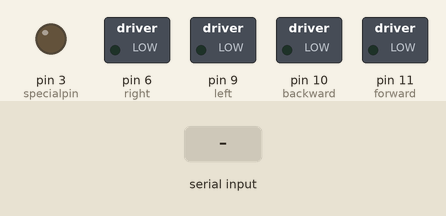
Bench run of a sketch on a simulated Arduino Uno, built with avr-gcc and run on an emulated ATmega328P. Shown: switched loads named in the sketch (green lamp = pin HIGH), output pins drawn as LEDs (lit = HIGH). The inputs (shaded band) are chosen by the test bench. What the sketch prints to the serial monitor is not drawn.

Above: at 1.2 s.
1.3 s: "V,45\n" received over Serial
At 2.3 s:
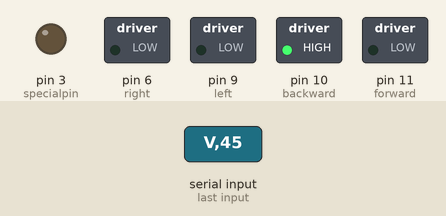
4.1 s: "H,45\n" received over Serial
At 4.7 s:
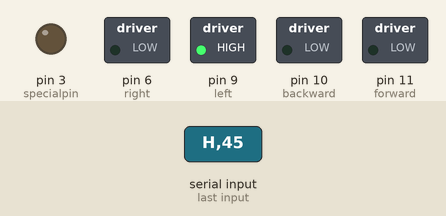
Timing chart, 0 to 7.1 s (numbered marks = the images above; inputs shaded):
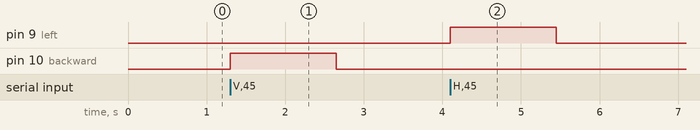

The sketch:

carroBluetoothUno.ino
```cpp
/*
This arduino app is to controll a car with 2 DC motors using a
double H-Bridge integrated in a mini RC car circuit to control
both motors in direction and
speed.

Michael Duarte - michael.duarte@hotmail.com
Project website - itmexicali.webs.com/bluino

Version 1.0 for Arduino UNO.
*/

#define charComand 5 // characters per comand
#define forward 11
#define backward 10
#define left 9
#define right 6
#define specialpin 3
int pos = 0;    // variable to store the servo position
int spd = 0;    // Variable to store the motor speed
int midspd = 255;
int midpos = 255;
int special = 0;
unsigned long lastCommand;

char signal,car;

void setup()
{
  pinMode(forward, OUTPUT);
  pinMode(backward, OUTPUT);
  pinMode(left, OUTPUT);
  pinMode(right, OUTPUT);
  pinMode(specialpin, OUTPUT);
  digitalWrite(specialpin,LOW);
  Serial.begin(115200);
  Serial.println("READY ");
}

void loop()
{
  if(Serial.available()>=charComand){
    lastCommand=millis();
    signal=Serial.read();
    switch(signal){

    case 'S':
      readInt(special);
      switch(special){
        case 0:    // Parar todo
          stop_all();
          break;

        case 1:    //continua conectado
          lastCommand=millis();
          break;

        case 8:
          digitalWrite(specialpin,(digitalRead(specialpin)==HIGH?LOW:HIGH));
          Serial.print("caso Especial: ");
          Serial.println(digitalRead(specialpin));
          break;
      }
      special=0;
      break;

    case 'V': // Vertical Bar
      readInt(spd);
      if (spd == midspd){
        Stop();
      }
      else if (spd >midspd){
        spd-=midspd;
        goForward(spd);
      }
      else{
        spd=midspd-spd;
        goBackward(spd);
      }
      spd=0;
      break;

    case 'H': // Horizontal Bar
      readInt(pos);
      if (pos == midpos){
         stop_turn();
      }
      else if(pos > midpos){
        pos-=midpos;
        go_right(pos);
      }
      else{
        pos=midpos-pos;
        go_left(pos);
      }
      pos=0;
      break;

    case 'L': // New Left bar value
       readInt(midspd);
       midspd/=2;
       Stop();
       break;

    case 'R': // New right bar value
      readInt(midpos);
      midpos/=2;
      stop_turn();
      break;

    }
    delay(1);
  }

  if( (millis() - lastCommand) > 1350){
    stop_all();
    lastCommand=millis();
    Serial.flush();
  }

}

void readInt(int &num){
  num = 0;
  for(int i=0;i<(charComand-1);i++){
    car=Serial.read();
    num+=(car-48)*(int)(0.5+pow(10,(charComand-2)-i));
   }
}

void goForward(int i){
  digitalWrite(backward, LOW);
  analogWrite(forward,i);
}

void goBackward(int i){
  digitalWrite(forward, LOW);
  analogWrite(backward,i);
}

void stop_all(){
 Stop();
 stop_turn();
}

void Stop(){
  digitalWrite(forward,LOW);
  digitalWrite(backward,LOW);
}

void go_left(int i) {
  digitalWrite(right, LOW);
  analogWrite(left, i);
}

void go_right(int i) {
  digitalWrite(left, LOW);
  analogWrite(right, i);
}

void stop_turn() {
  digitalWrite(right, LOW);
  digitalWrite(left, LOW);
}
```

Measured:
- after the input at 1.3 s, pin 10 (backward): LOW → HIGH at once, → LOW 1.3 s later
- after the input at 4.1 s, pin 9 (left): LOW → HIGH at once, → LOW 1.4 s later
